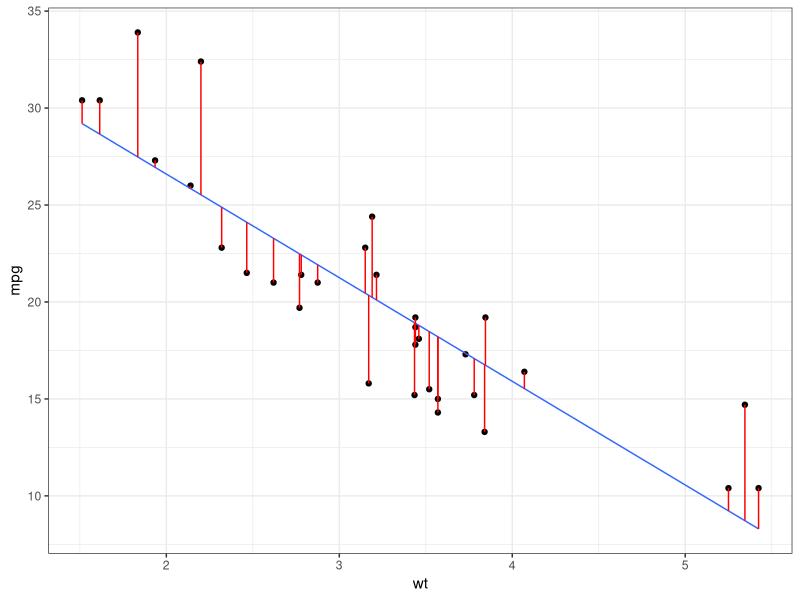
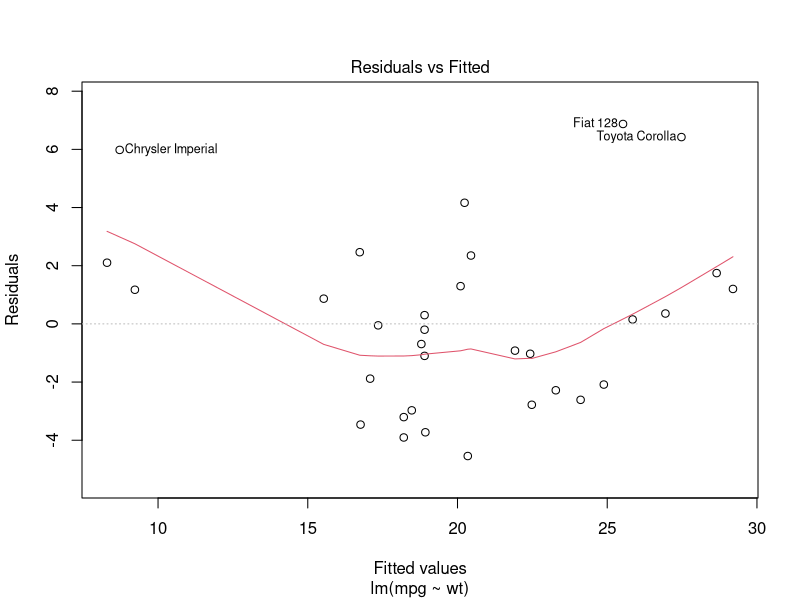
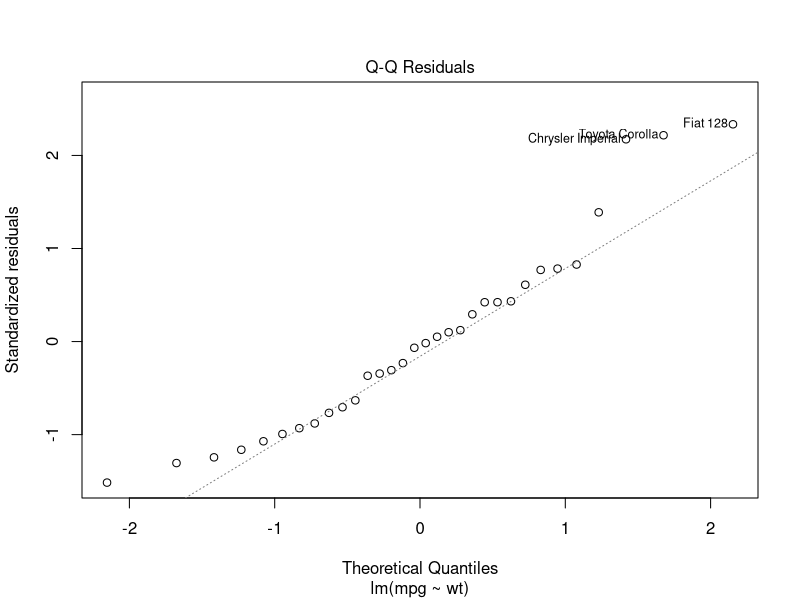
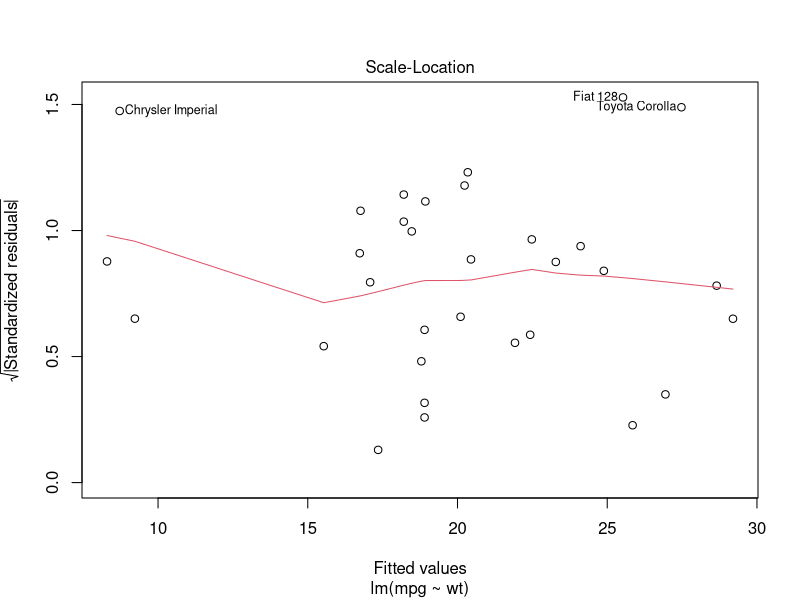
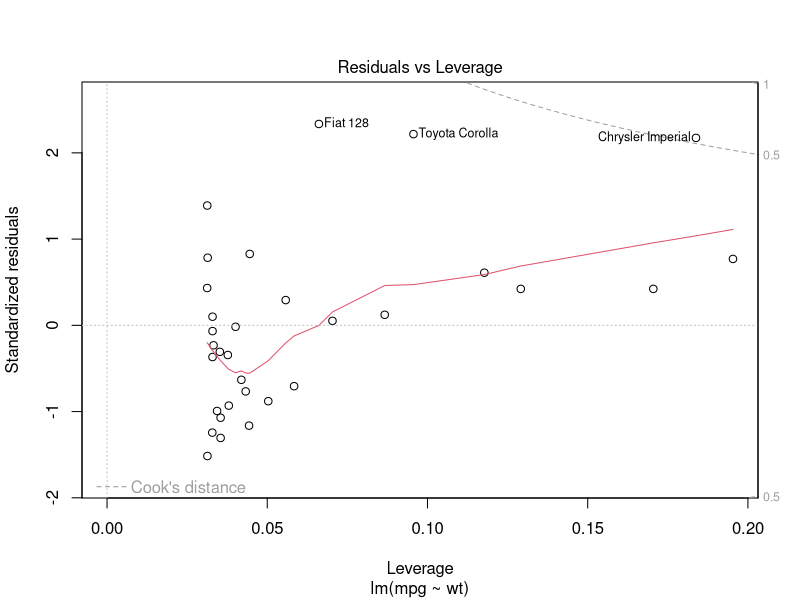

Recreate these plots in R, in order. (Note: this script raises an error after producing the figures.)
library(tidyverse)
library(lmtest)

# four basic assumptions

# linear relationship between exposure variable
# and the outcome variable

# residuals follow a normal distribution 
# residuals are homoscedastic
# residuals are independent 


mtcars %>% 
  mutate(predicted = predict(lm(mpg ~ wt, data = .))) %>% 
  ggplot(aes(wt, mpg))+
  geom_point(size = 1.5)+
  geom_smooth(method = lm, se = F, size = 0.5)+
  geom_segment(aes(xend = wt, yend = predicted), 
               color = "red")+
  theme_bw()


modell <- lm(mpg ~ wt, data = mtcars)
plot(modell)


# assumptions 

mtcars %>% 
  mutate(fitted = fitted(model)) %>% 
  mutate(residuals = residuals(model)) %>% 
  ggplot(aes(fitted, residuals))+
  geom_point()+
  geom_hline(yintercept = 0, color = "red",
             linetype = "dashed")+
  theme_bw()+
  labs(title = "Residuals vs Fitted values",
       x = "Fitted values",
       y = "residuals")


# lm test
harvtest(model)
# data:  model
# HC = 0.23045, df = 29, p-value = 0.8194

shapiro.test(residuals(model))
# data:  residuals(model)
# W = 0.94508, p-value = 0.1044


